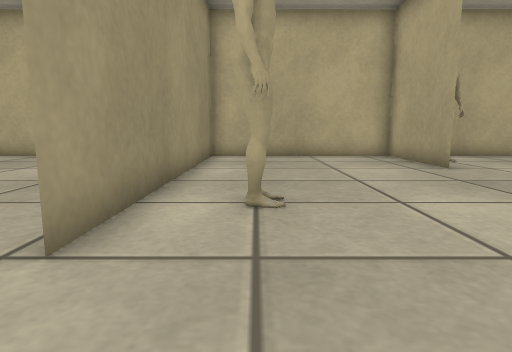
View 1 (above)

15 first-person views from a walk through a Gazebo world. The camera is 0.5 m above the floor, tilts 8° down and sees 75° across. The floor is counted in squares, 0.5 m on a side. Each view is taken from the middle of a square. On the plan, view 1 faces up. The plan holds only what a view shows up to about 12 squares ahead; the rest is blank.

View 2
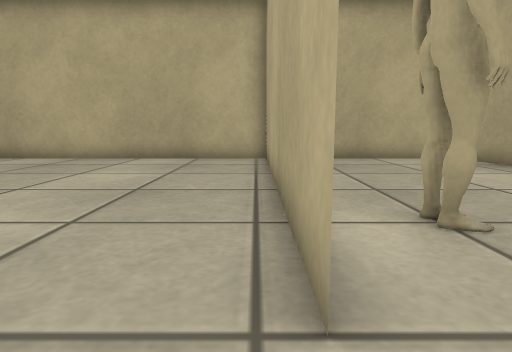

View 3
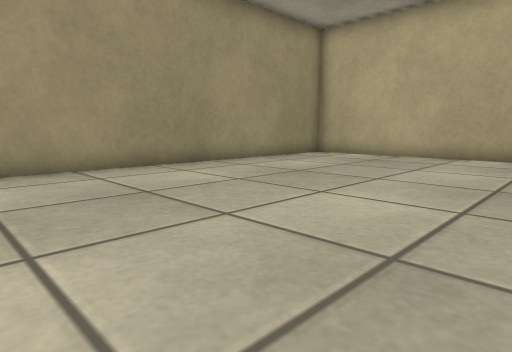

View 4
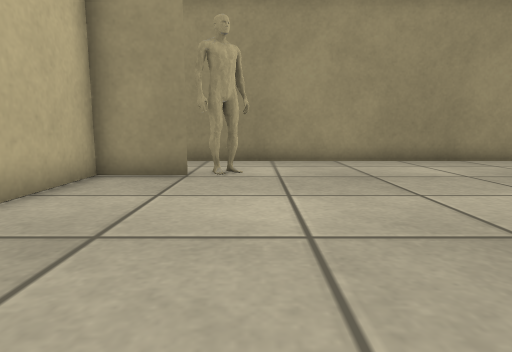

View 5
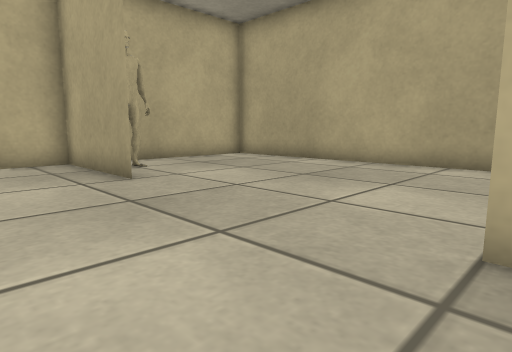

View 6
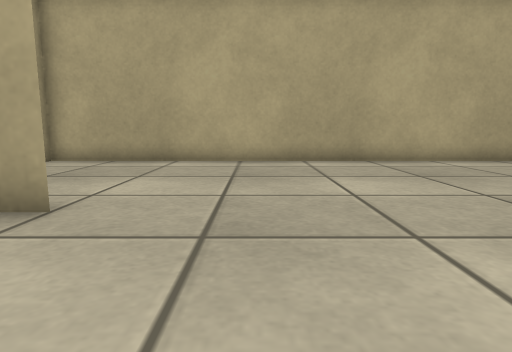

View 7
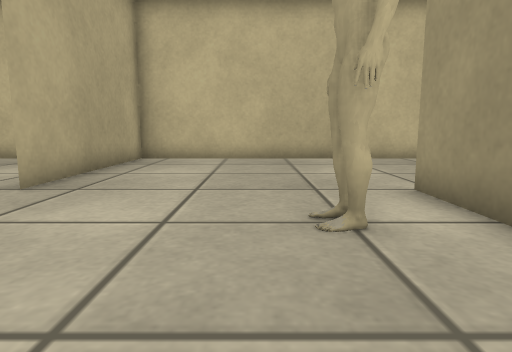

View 8
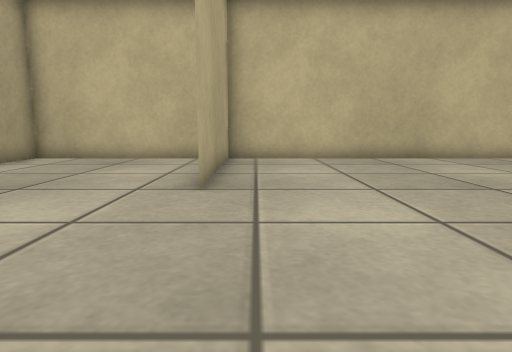

View 9
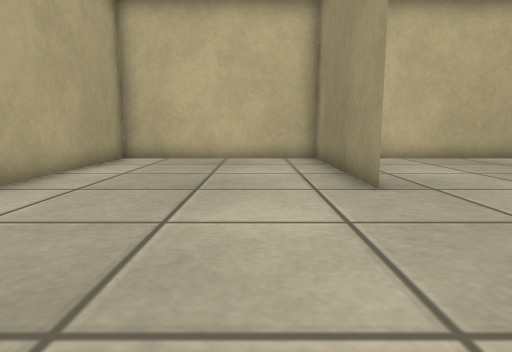

View 10
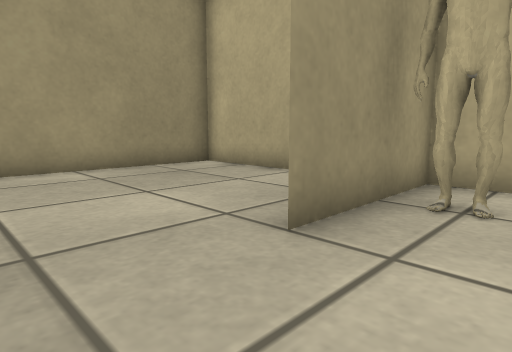

View 11
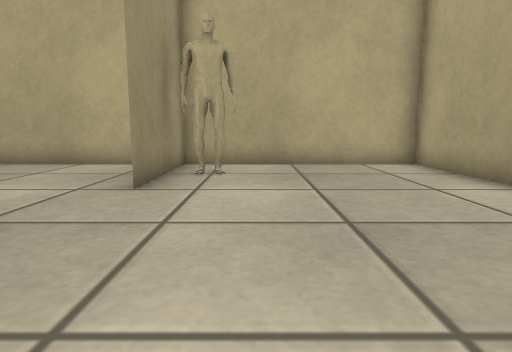

View 12
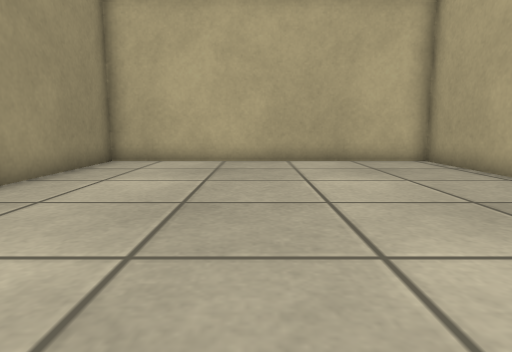

View 13
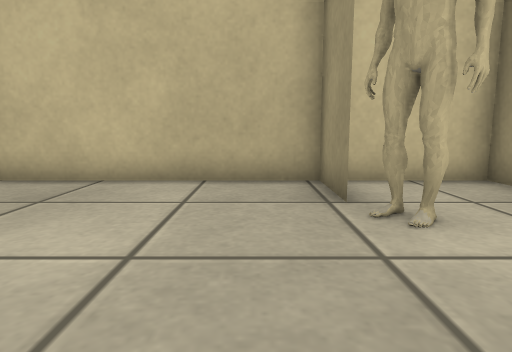

View 14
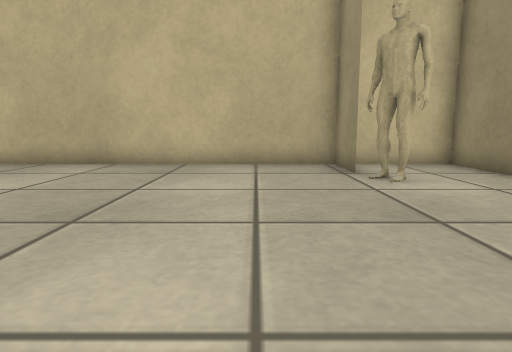

View 15
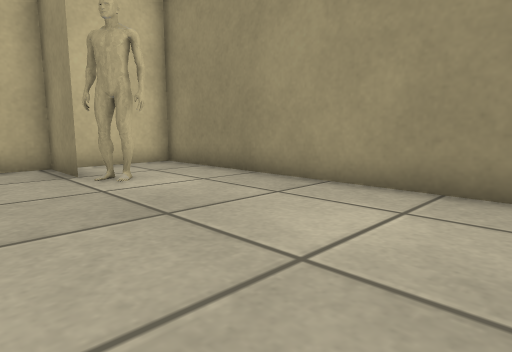

### Floor plan
Key: @ floor where view 1 was taken; # wall or solid block; . floor.
Columns run from 12 left of view 1 to 12 right of it. Each row starts with its distance up from view 1.
 13 #########################
 12 #.........#......#......#
 11 #.........#......##.....#
 10 #.........#......#......#
  9 #.........#......#......#
  8 #.........#.............#
  7 #.........#.............#
  6 #.........#.............#
  5 #.........#.#...........#
  4 #.........#.#...........#
  3 #.........#.............#
  2 #................#......#
  1 #................#......#
  0 #...........@....#......#
 -1 #..#.............#......#
 -2 #...#............#......#
 -3 #...#............#......#
 -4 #########################

Positions as (right, up) in squares from view 1, and headings:
1: (0, 0), facing up
2: (-2, 1), facing up
3: (-3, 0), facing up-left
4: (-1, 0), facing left
5: (2, 2), facing up-right
6: (1, 6), facing right
7: (1, 8), facing down
8: (4, 8), facing down
9: (7, 8), facing down
10: (7, 6), facing up-left
11: (7, 3), facing up
12: (-7, 2), facing up
13: (-7, 3), facing down
14: (-6, 6), facing down
15: (-6, 6), facing down-left
